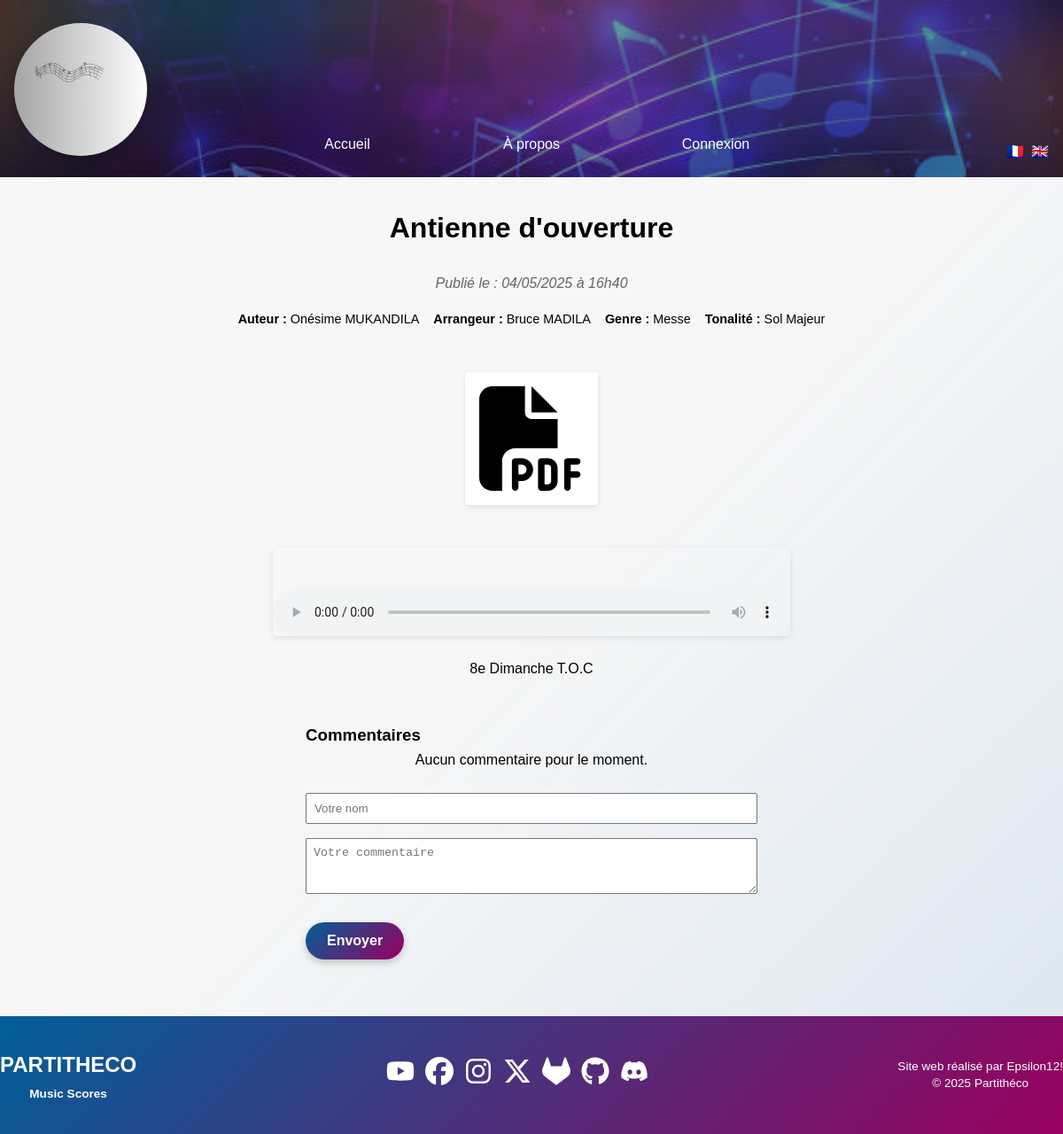
The app's page /project.php?id=9&lang=fr with its own data.
### tables this page shows
CREATE TABLE projects (
                id INTEGER PRIMARY KEY AUTOINCREMENT,
                user_id INTEGER NOT NULL,
                title TEXT NOT NULL,
                description TEXT NOT NULL,
                thumbnail TEXT,
                date_publication DATETIME DEFAULT CURRENT_TIMESTAMP, media TEXT, author TEXT, arranger TEXT, genre TEXT, tonality TEXT,
                FOREIGN KEY(user_id) REFERENCES users(id)
            );

### classes/Project.php (called while the page is built, shortened)
<?php
class Project {
    private PDO $pdo;
    public function __construct(PDO $pdo) {
        $this->pdo = $pdo;
    }
    public function getProjectById(int $id) {
        $stmt = $this->pdo->prepare("
            SELECT
              p.*,
              u.username AS publisher
            FROM projects p
            JOIN users    u ON p.user_id = u.id
            WHERE p.id = :id
        ");
        $stmt->bindValue(':id', $id, PDO::PARAM_INT);
        $stmt->execute();
        return $stmt->fetch(PDO::FETCH_ASSOC);
    }
}

### assets/locales/trad.php (called while the page is built, shortened)
<?php
$lang = $_SESSION['lang']
         ?? ($_COOKIE['lang'] ?? 'fr');
$transFile = __DIR__ . "/{$lang}.php";
$t = include $transFile;

### project.php (the view, shortened to what this page needs)
<?php
require_once __DIR__ . '/assets/locales/trad.php';
require_once __DIR__ . '/classes/Project.php';
$db         = new Database();
$pdo        = $db->getPDO();
$projectObj = new Project($pdo);
$commentObj = new Comment($pdo);
$projectId = (int) $_GET['id'];
$project    = $projectObj->getProjectById($projectId);
$comments = $commentObj->getByProject($projectId);
include __DIR__ . '/includes/header.php';
include __DIR__ . '/includes/navbar.php';
?>
<main class="project-detail">
  <h1><?= htmlspecialchars($project['title'], ENT_NOQUOTES, 'UTF-8', false) ?></h1>
  <?php
    $dt        = new DateTime($project['date_publication']);
    $formatted = $dt->format('d/m/Y \à H\hi');
  ?>
  <p class="project-date">
    <?= htmlspecialchars($t['project']['published_on']) ?>
    <?= htmlspecialchars($formatted) ?>
  </p>
  <ul class="project-meta">
    <?php if ($project['author']):   ?>
      <li><strong><?= htmlspecialchars($t['project']['author']) ?></strong>
        <?= htmlspecialchars($project['author'])   ?>
      </li>
    <?php endif; ?>
    <?php if ($project['arranger']): ?>
      <li><strong><?= htmlspecialchars($t['project']['arranger']) ?></strong>
        <?= htmlspecialchars($project['arranger']) ?>
      </li>
    <?php endif; ?>
    <?php if ($project['genre']):    ?>
      <li><strong><?= htmlspecialchars($t['project']['genre']) ?></strong>
        <?= htmlspecialchars($project['genre'])    ?>
      </li>
    <?php endif; ?>
    <?php if ($project['tonality']): ?>
      <li><strong><?= htmlspecialchars($t['project']['tonality']) ?></strong>
        <?= htmlspecialchars($project['tonality']) ?>
      </li><?php endif; ?>
  </ul>
  <?php
    $thumb = $project['thumbnail'] ?? '';
    if ($thumb) {
        $ext = strtolower(pathinfo($thumb, PATHINFO_EXTENSION));
        $url = "assets/img/{$thumb}";
        if (in_array($ext, ['jpg','jpeg','png','gif'])): ?>
          <img
            src="<?= htmlspecialchars($url) ?>"
            alt="Image de <?= htmlspecialchars($project['title'], ENT_NOQUOTES, 'UTF-8', false) ?>"
            class="project-media">
        <?php elseif ($ext === 'pdf'): ?>
          <a href="<?= htmlspecialchars($url) ?>" target="_blank">
            <img
              src="assets/static/file-pdf-solid.svg"
              alt="PDF de <?= htmlspecialchars($project['title'], ENT_NOQUOTES, 'UTF-8', false) ?>"
              class="project-media pdf-icon">
          </a>
        <?php endif;
    }
  ?>
  <?php if (!empty($project['media'])):
    $mext = strtolower(pathinfo($project['media'], PATHINFO_EXTENSION));
    $murl = "assets/img/{$project['media']}";
    if (in_array($mext, ['mp4','webm','ogg'])): ?>
      <video class="project-media" controls preload="metadata">
        <source src="<?= htmlspecialchars($murl) ?>" type="video/<?= $mext ?>">
        Votre navigateur ne supporte pas la vidéo.
      </video>
    <?php elseif (in_array($mext, ['mp3','wav','oga','ogg'])): ?>
      <audio class="project-media" controls preload="metadata">
        <source src="<?= htmlspecialchars($murl) ?>" type="audio/<?= $mext ?>">
      </audio>
    <?php endif;
  endif; ?>
  <p><?= nl2br(htmlspecialchars($project['description'], ENT_NOQUOTES, 'UTF-8', false)) ?></p>
  <section id="commentsSection">
    <h3><?= htmlspecialchars($t['comments']['title']) ?></h3>
    <?php if (empty($comments)): ?>
      <p>Aucun commentaire pour le moment.</p>
    <?php endif; ?>
    <form method="post" novalidate class="comment-form">
      <input
        type="text"
        name="comment_author"
        placeholder="Votre nom"
        required>
      <textarea
        name="comment_content"
        rows="3"
        placeholder="Votre commentaire"
        required></textarea>
      <button name="comment_submit" type="submit">
        <?= htmlspecialchars($t['comments']['submit']) ?>
      </button>
    </form>
  </section>
</main>
<?php include __DIR__ . '/includes/footer.php'; ?>

### assets/css/base.css (style rules this page uses)
:root { --primary-light: #005f99; --text-action: #99005E; --background: #f4f4f4; --font-family: Arial, sans-serif; }
*, *::before, *::after { box-sizing: border-box; margin: 0; padding: 0; }
html, body { height: 100%; }
body { display: flex; flex-direction: column; min-height: 100vh; font-family: var(--font-family); background-color: var(--background); line-height: 1.6; }
main { flex: 1; position: relative; z-index: 0; }
main { background: linear-gradient( 135deg, rgba(255, 255, 255, 0.272) 50%, rgba(220,230,240,0.95) 100% ); }

### assets/css/buttons.css (style rules this page uses)
.btn-primary, .btn-load-more, .newsletter-form button, .comment-form button, .form-btn, #backToTop { display: inline-flex; align-items: center; justify-content: center; gap: 0.5rem; padding: 0.75rem 1.5rem; background: linear-gradient( 135deg, var(--primary-light) 0%, var(--text-action) 100% ); color: #fff; font-weight: 600; font-size: 1rem; border: none; border-radius: 2rem; box-shadow: 0 4px 8px rgba(0,0,0,0.2); cursor: pointer; transition: transform 0.2s ease, box-shadow 0.2s ease, background 0.3s ease; text-decoration: none; }

### assets/css/projects.css (style rules this page uses)
.pdf-icon { display:block; width:150px; margin:1rem auto; object-fit:contain; background:#fff; padding:1rem; border-radius:4px; }
.project-media { display: block; margin: 1.5rem auto; width: auto; max-width: 500px; height: auto; border-radius: 4px; box-shadow: 0 2px 6px rgba(0,0,0,0.1); }

### assets/css/project-detail.css (style rules this page uses)
.project-detail { display:flex; flex-direction:column; align-items:center; padding:2rem 1rem; opacity:0; transform:translateY(20px); animation:fadeInUp .6s ease-out forwards; }
.project-detail h1 { text-align:center; margin-bottom:1rem; max-width:800px; animation-delay:.2s; }
.project-date { font-style:italic; color:#666; text-align:center; margin:.5rem 0 1.5rem; }
.project-meta { display:flex; gap:1rem; list-style:none; margin-bottom:1.5rem; padding:0; flex-wrap: wrap; justify-content: center; }
.project-meta li { font-size:.9rem; }
.project-media { display: block; margin: 1.5rem auto; width: 50%; max-width: 100%; max-height: 400px; height: auto; border-radius: 4px; box-shadow: 0 2px 6px rgba(0,0,0,0.1); }
.project-detail p { text-align:center; max-width:800px; margin-bottom:1rem; animation-delay:.6s; }
audio.project-media, video.project-media { height: auto; min-height: 100px; display: block; width: 50%; max-width: 100%; margin: 1.5rem auto; box-shadow: 0 2px 6px rgba(0,0,0,0.1); opacity: 1 ; transform: none; animation: none; }
.project-detail .pdf-icon { width: 150px; }

### assets/css/comments.css (style rules this page uses)
#commentsSection { max-width: 600px; margin: 2rem auto; }
.comment-form input, .comment-form textarea { width: 100%; padding: 0.5rem; margin: 0.5rem 0; box-sizing: border-box; }
.comment-form button { margin-top: 1rem; }

### records on screen
projects: title "Antienne d'ouverture", date_publication "04/05/2025 à 16h40", author "Onésime MUKANDILA", arranger "Bruce MADILA", genre "Messe", tonality "Sol Majeur", description "8e Dimanche T.O.C"

### other values on screen
$t['nav']['home'] "Accueil"
$t['nav']['about'] "À propos"
$t['nav']['login'] "Connexion"
$t['project']['published_on'] "Publié le :"
$t['project']['author'] "Auteur :"
$t['project']['arranger'] "Arrangeur :"
$t['project']['genre'] "Genre :"
$t['project']['tonality'] "Tonalité :"
$t['comments']['title'] "Commentaires"
$t['comments']['submit'] "Envoyer"
$t['footer']['credits'] "Site web réalisé par Epsilon12!"
